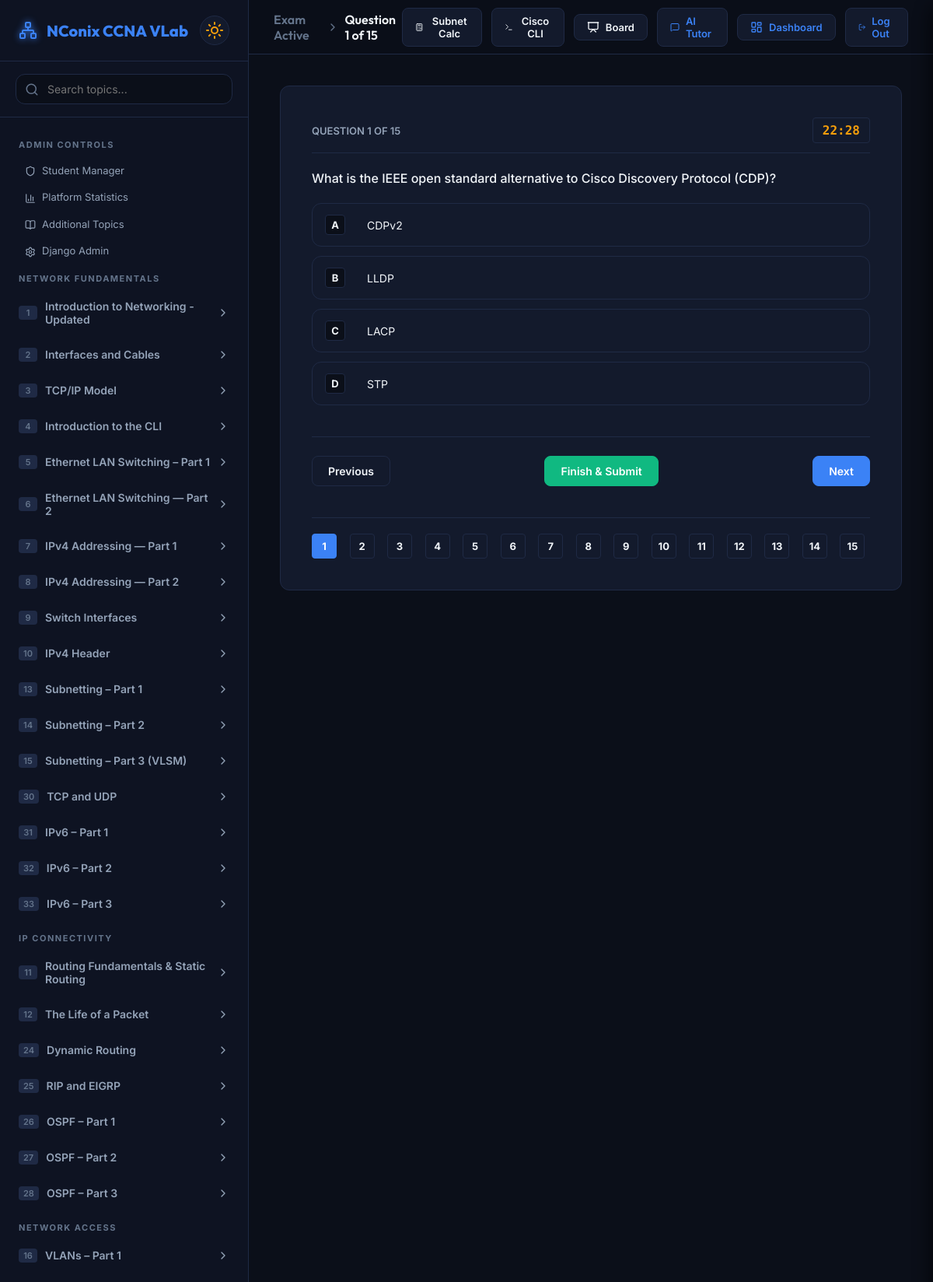
Page /mock-exam/active/ (signed in, upper part) on the committed database.
### core/models.py (models this page shows, shortened)
class Domain(models.Model):
    name = models.CharField(max_length=100, unique=True)

class Topic(models.Model):
    id = models.IntegerField(primary_key=True)
    domain = models.ForeignKey(Domain, on_delete=models.CASCADE, related_name='topics')
    title = models.CharField(max_length=200)
    objectives = models.JSONField(default=list)  # list of strings
    lesson_content = models.TextField()  # markdown
    video_url = models.CharField(max_length=500, blank=True, default='')  # YouTube video link
    class Meta:
        ordering = ['id']

### core/views.py (the view, shortened to what this page needs)
# urls.py: path('mock-exam/active/', views.mock_exam_active_view, name='mock_exam_active'),
@login_required
def mock_exam_active_view(request):
    size = int(request.GET.get('size', 15))
    if size not in [15, 30, 60]:
        size = 15
    user = request.user
    if user.is_superuser or user.is_staff or (hasattr(user, 'profile') and user.profile.role == 'admin'):
        all_questions = list(Question.objects.select_related('topic').all())
    else:
        all_questions = list(Question.objects.select_related('topic').all())
    if len(all_questions) == 0:
        return redirect('mock_exam_setup')
    random.shuffle(all_questions)
    selected_questions = all_questions[:size]
    session_questions = []
    for q in selected_questions:
        session_questions.append({
            'id': q.id,
            'question': q.question_text,
            'options': q.options,
            'correctIndex': q.correct_index,
            'explanation': q.explanation,
            'topicId': q.topic.id,
            'topicTitle': q.topic.title
        })
    request.session['active_mock_exam'] = session_questions
    sidebar_domains = get_sidebar_data(request.user)
    context = {
        'questions_json': json.dumps(session_questions),
        'seconds_remaining': size * 90,  # 1.5 min per question
        'sidebar_domains': sidebar_domains,
        'active_page': 'mock_exam',
    }
    return render(request, 'core/mock_exam_active.html', context)

### core/context_processors.py (called while the page is built)
def additional_topics(request):
    return {
        'additional_topics': AdditionalTopic.objects.all().order_by('created_at')
    }

### core/templates/core/mock_exam_active.html (shortened to what this page needs)
{% extends 'core/base.html' %}
{% block breadcrumbs %}
  <span class="breadcrumb-root">Exam Active</span>
  <span class="breadcrumb-separator"><i data-lucide="chevron-right"></i></span>
  <span class="breadcrumb-current" id="examBreadcrumb">Question 1 of ...</span>
{% endblock %}
{% block content %}
<div id="examContainer">
</div>
{% endblock %}

### core/templates/core/base.html (shortened to what this page needs)
{% load static %}
<!DOCTYPE html>
<html lang="en" data-theme="dark">
<head>
  <link rel="stylesheet" href="{% static 'core/styles.css' %}">
</head>
<body>
  <div class="app-container">
    <aside class="sidebar" id="sidebar">
      <div class="sidebar-header">
        <a href="{% url 'dashboard' %}" class="logo" style="text-decoration: none;">
          <i data-lucide="network" class="logo-icon"></i>
          <span>NConix CCNA <span class="accent-text">VLab</span></span>
        </a>
        <button class="theme-toggle" id="themeToggleBtn" title="Toggle Light/Dark Mode">
          <i data-lucide="sun" class="sun-icon"></i>
        </button>
      </div>
      <div class="search-box">
        <i data-lucide="search" class="search-icon"></i>
        <input type="text" id="searchInput" placeholder="Search topics...">
      </div>
      <nav class="navigation">
        <div class="nav-list" id="navList">
          {% if user.is_authenticated %}
            {% if user.is_superuser or user.is_staff or user.profile.role == 'admin' %}
              <div class="nav-section-title">ADMIN CONTROLS</div>
              <a href="{% url 'admin_dashboard' %}" class="nav-sub-item {% if active_page == 'admin_dashboard' %}active{% endif %}" style="padding-left: 20px; text-decoration: none;">
                <span><i data-lucide="shield" class="sub-item-icon"></i>Student Manager</span>
              </a>
              <a href="{% url 'admin_stats' %}" class="nav-sub-item {% if active_page == 'admin_stats' %}active{% endif %}" style="padding-left: 20px; text-decoration: none;">
                <span><i data-lucide="bar-chart-3" class="sub-item-icon"></i>Platform Statistics</span>
              </a>
              <a href="{% url 'admin_additional_topics' %}" class="nav-sub-item {% if active_page == 'admin_additional_topics' %}active{% endif %}" style="padding-left: 20px; text-decoration: none;">
                <span><i data-lucide="book-open" class="sub-item-icon"></i>Additional Topics</span>
              </a>
              <a href="/admin/" target="_blank" class="nav-sub-item" style="padding-left: 20px; text-decoration: none;">
                <span><i data-lucide="settings" class="sub-item-icon"></i>Django Admin</span>
              </a>
            {% endif %}
            {% for domain in sidebar_domains %}
              <div class="nav-section-title">{{ domain.name|upper }}</div>
              {% for topic in domain.topics %}
                <div class="chapter-item " id="chapter-{{ topic.id }}" data-title="{{ topic.title }}">
                  <div class="chapter-header">
                    <div class="chapter-title-container">
                      <span class="chapter-number">{{ topic.id }}</span>
                      <span {% if topic.locked %}style="color: var(--text-muted);"{% endif %}>{{ topic.title }}</span>
                    </div>
                    {% if topic.locked %}
                      <i data-lucide="lock" class="chapter-chevron" style="color: var(--text-muted); transform: none !important;"></i>
                    {% else %}
                      <i data-lucide="chevron-right" class="chapter-chevron"></i>
                    {% endif %}
                  </div>
                </div>
              {% endfor %}
            {% endfor %}
          {% endif %}
        </div>
      </nav>
    </aside>
    <main class="workspace">
      <header class="header">
        <div class="header-breadcrumbs">
          {% block breadcrumbs %}{% endblock %}
        </div>
        <div class="header-actions">
          <button class="header-btn" id="toolSubnetBtn" title="Subnetting Calculator">
            <i data-lucide="calculator"></i>
            <span>Subnet Calc</span>
          </button>
          <button class="header-btn" id="toolCliBtn" title="Cisco IOS CLI Simulator">
            <i data-lucide="terminal"></i>
            <span>Cisco CLI</span>
          </button>
          {% if user.is_authenticated %}
            {% if active_page != 'admin_board' %}
              <button class="header-btn" id="toolBoardBtn" title="Live Shared Whiteboard" style="position: relative;">
                <i data-lucide="presentation"></i>
                <span>Board</span>
              </button>
            {% endif %}
            <a href="{% url 'tutor_bot' %}" class="header-btn {% if active_page == 'tutor_bot' %}highlight-btn{% endif %}" title="AI Networking Tutor" style="text-decoration: none;">
              <i data-lucide="message-square"></i>
              <span>AI Tutor</span>
            </a>
            <a href="{% url 'dashboard' %}" class="header-btn {% if active_page == 'dashboard' %}highlight-btn{% endif %}" style="text-decoration: none;">
              <i data-lucide="layout-dashboard"></i>
              <span>Dashboard</span>
            </a>
            <a href="{% url 'logout' %}" class="header-btn" title="Log Out" style="text-decoration: none;">
              <i data-lucide="log-out"></i>
              <span>Log Out</span>
            </a>
          {% endif %}
        </div>
      </header>
      <div class="viewport" id="viewport">
        {% block content %}{% endblock %}
      </div>
    </main>
  </div>
</body>
</html>

### rows in the picture
Domain: name "NETWORK FUNDAMENTALS"
Topic: title "Introduction to Networking - Updated"
Topic: title "Interfaces and Cables"
Topic: title "TCP/IP Model"
Topic: title "Introduction to the CLI"
Topic: title "Ethernet LAN Switching – Part 1"
Topic: title "Ethernet LAN Switching — Part 2"
Topic: title "IPv4 Addressing — Part 1"
Topic: title "IPv4 Addressing — Part 2"
Topic: title "Switch Interfaces"
Topic: title "IPv4 Header"
Topic: title "Subnetting – Part 1"
Topic: title "Subnetting – Part 2"
Topic: title "Subnetting – Part 3 (VLSM)"
Topic: title "TCP and UDP"
Topic: title "IPv6 – Part 1"
Topic: title "IPv6 – Part 2"
Topic: title "IPv6 – Part 3"
Domain: name "IP CONNECTIVITY"
Topic: title "Routing Fundamentals & Static Routing"
Topic: title "The Life of a Packet"
Topic: title "Dynamic Routing"
Topic: title "RIP and EIGRP"
Topic: title "OSPF – Part 1"
Topic: title "OSPF – Part 2"
Topic: title "OSPF – Part 3"
Domain: name "NETWORK ACCESS"
Topic: title "VLANs – Part 1"

### other values in the picture
{{ topic.id }} "1" "2" "3" "4" "5" "6" "7" "8" "9" "10" "13" "14" "15" "30" "31" "32" "33" "11" "12" "24" "25" "26" "27" "28" "16"
